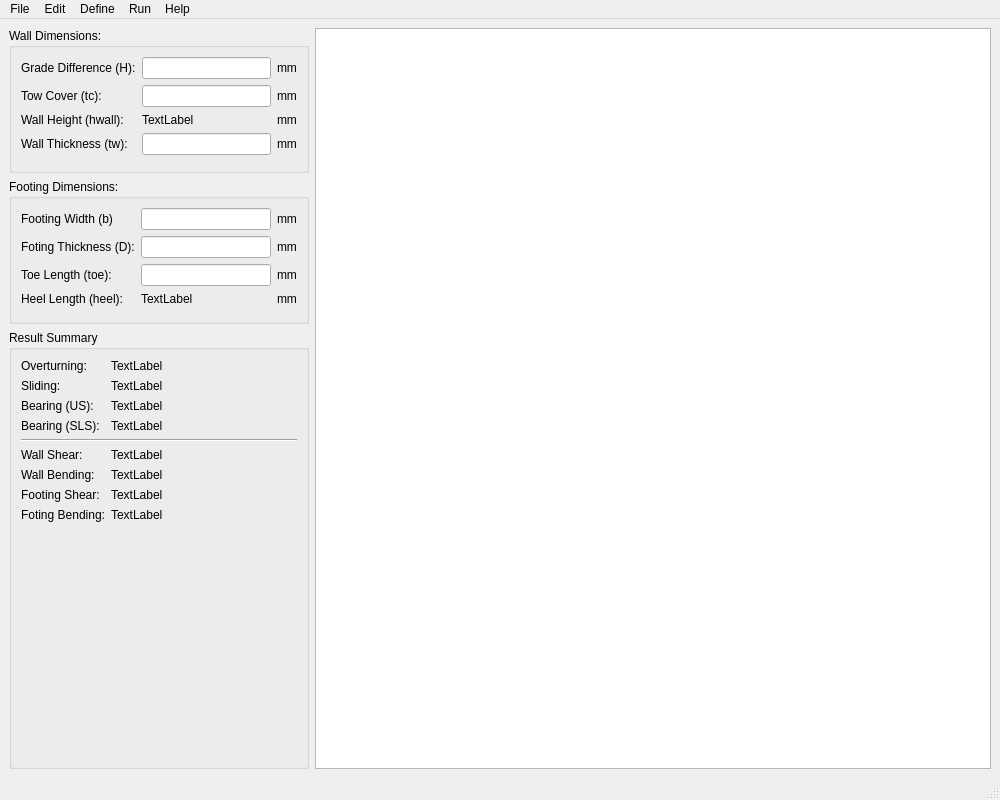
<?xml version="1.0" encoding="UTF-8"?>
<ui version="4.0">
 <class>mw_MainWindow</class>
 <widget class="QMainWindow" name="mw_MainWindow">
  <property name="geometry">
   <rect>
    <x>0</x>
    <y>0</y>
    <width>1000</width>
    <height>800</height>
   </rect>
  </property>
  <property name="minimumSize">
   <size>
    <width>1000</width>
    <height>800</height>
   </size>
  </property>
  <property name="maximumSize">
   <size>
    <width>99999</width>
    <height>99999</height>
   </size>
  </property>
  <property name="windowTitle">
   <string>MainWindow</string>
  </property>
  <widget class="QWidget" name="centralwidget">
   <layout class="QGridLayout" name="gridLayout_2">
    <item row="2" column="0">
     <widget class="QGroupBox" name="groupBox_3">
      <property name="minimumSize">
       <size>
        <width>300</width>
        <height>0</height>
       </size>
      </property>
      <property name="maximumSize">
       <size>
        <width>300</width>
        <height>16777215</height>
       </size>
      </property>
      <property name="title">
       <string>Result Summary</string>
      </property>
      <layout class="QFormLayout" name="formLayout">
       <item row="0" column="0">
        <widget class="QLabel" name="label_6">
         <property name="text">
          <string>Overturning:</string>
         </property>
        </widget>
       </item>
       <item row="0" column="1">
        <widget class="QLabel" name="label_7">
         <property name="text">
          <string>TextLabel</string>
         </property>
        </widget>
       </item>
       <item row="1" column="0">
        <widget class="QLabel" name="label_14">
         <property name="text">
          <string>Sliding:</string>
         </property>
        </widget>
       </item>
       <item row="1" column="1">
        <widget class="QLabel" name="label_15">
         <property name="text">
          <string>TextLabel</string>
         </property>
        </widget>
       </item>
       <item row="2" column="0">
        <widget class="QLabel" name="label_16">
         <property name="text">
          <string>Bearing (US):</string>
         </property>
        </widget>
       </item>
       <item row="2" column="1">
        <widget class="QLabel" name="label_17">
         <property name="text">
          <string>TextLabel</string>
         </property>
        </widget>
       </item>
       <item row="4" column="0" colspan="2">
        <widget class="Line" name="line_3">
         <property name="orientation">
          <enum>Qt::Orientation::Horizontal</enum>
         </property>
        </widget>
       </item>
       <item row="5" column="0">
        <widget class="QLabel" name="label_18">
         <property name="text">
          <string>Wall Shear:</string>
         </property>
        </widget>
       </item>
       <item row="5" column="1">
        <widget class="QLabel" name="label_19">
         <property name="text">
          <string>TextLabel</string>
         </property>
        </widget>
       </item>
       <item row="6" column="0">
        <widget class="QLabel" name="label_20">
         <property name="text">
          <string>Wall Bending:</string>
         </property>
        </widget>
       </item>
       <item row="6" column="1">
        <widget class="QLabel" name="label_21">
         <property name="text">
          <string>TextLabel</string>
         </property>
        </widget>
       </item>
       <item row="3" column="0">
        <widget class="QLabel" name="label_22">
         <property name="text">
          <string>Bearing (SLS):</string>
         </property>
        </widget>
       </item>
       <item row="3" column="1">
        <widget class="QLabel" name="label_23">
         <property name="text">
          <string>TextLabel</string>
         </property>
        </widget>
       </item>
       <item row="7" column="0">
        <widget class="QLabel" name="label_24">
         <property name="text">
          <string>Footing Shear:</string>
         </property>
        </widget>
       </item>
       <item row="7" column="1">
        <widget class="QLabel" name="label_25">
         <property name="text">
          <string>TextLabel</string>
         </property>
        </widget>
       </item>
       <item row="8" column="0">
        <widget class="QLabel" name="label_26">
         <property name="text">
          <string>Foting Bending:</string>
         </property>
        </widget>
       </item>
       <item row="8" column="1">
        <widget class="QLabel" name="label_27">
         <property name="text">
          <string>TextLabel</string>
         </property>
        </widget>
       </item>
       <item row="9" column="0" colspan="2">
        <spacer name="verticalSpacer">
         <property name="orientation">
          <enum>Qt::Orientation::Vertical</enum>
         </property>
         <property name="sizeHint" stdset="0">
          <size>
           <width>20</width>
           <height>40</height>
          </size>
         </property>
        </spacer>
       </item>
      </layout>
     </widget>
    </item>
    <item row="0" column="2" rowspan="3">
     <widget class="QGraphicsView" name="gv_main_canvas">
      <property name="backgroundBrush">
       <brush brushstyle="CrossPattern">
        <color alpha="255">
         <red>199</red>
         <green>199</green>
         <blue>199</blue>
        </color>
       </brush>
      </property>
      <property name="foregroundBrush">
       <brush brushstyle="CrossPattern">
        <color alpha="255">
         <red>0</red>
         <green>0</green>
         <blue>0</blue>
        </color>
       </brush>
      </property>
     </widget>
    </item>
    <item row="1" column="0">
     <widget class="QGroupBox" name="groupBox_2">
      <property name="minimumSize">
       <size>
        <width>300</width>
        <height>0</height>
       </size>
      </property>
      <property name="maximumSize">
       <size>
        <width>300</width>
        <height>9868686</height>
       </size>
      </property>
      <property name="title">
       <string>Footing Dimensions:</string>
      </property>
      <layout class="QGridLayout" name="gridLayout_3">
       <item row="3" column="0">
        <widget class="QLabel" name="label_9">
         <property name="text">
          <string>Heel Length (heel):</string>
         </property>
        </widget>
       </item>
       <item row="2" column="2">
        <widget class="QLabel" name="label_11">
         <property name="text">
          <string>mm</string>
         </property>
        </widget>
       </item>
       <item row="0" column="1">
        <widget class="QLineEdit" name="le_footing_width"/>
       </item>
       <item row="2" column="0">
        <widget class="QLabel" name="label_5">
         <property name="text">
          <string>Toe Length (toe):</string>
         </property>
        </widget>
       </item>
       <item row="3" column="1">
        <widget class="QLabel" name="tl_heel_length">
         <property name="text">
          <string>TextLabel</string>
         </property>
        </widget>
       </item>
       <item row="1" column="0">
        <widget class="QLabel" name="label_4">
         <property name="text">
          <string>Foting Thickness (D):</string>
         </property>
        </widget>
       </item>
       <item row="1" column="1">
        <widget class="QLineEdit" name="le_footing_thickness"/>
       </item>
       <item row="1" column="2">
        <widget class="QLabel" name="tl_footing_thickness">
         <property name="text">
          <string>mm</string>
         </property>
        </widget>
       </item>
       <item row="3" column="2">
        <widget class="QLabel" name="label_13">
         <property name="text">
          <string>mm</string>
         </property>
        </widget>
       </item>
       <item row="2" column="1">
        <widget class="QLineEdit" name="le_toe_length">
         <property name="text">
          <string/>
         </property>
         <property name="placeholderText">
          <string/>
         </property>
        </widget>
       </item>
       <item row="0" column="0">
        <widget class="QLabel" name="label_3">
         <property name="text">
          <string>Footing Width (b)</string>
         </property>
        </widget>
       </item>
       <item row="0" column="2">
        <widget class="QLabel" name="tl_footing_width">
         <property name="text">
          <string>mm</string>
         </property>
        </widget>
       </item>
       <item row="4" column="1">
        <widget class="Line" name="line">
         <property name="orientation">
          <enum>Qt::Orientation::Vertical</enum>
         </property>
        </widget>
       </item>
      </layout>
     </widget>
    </item>
    <item row="0" column="0">
     <widget class="QGroupBox" name="groupBox">
      <property name="minimumSize">
       <size>
        <width>300</width>
        <height>0</height>
       </size>
      </property>
      <property name="maximumSize">
       <size>
        <width>300</width>
        <height>16777215</height>
       </size>
      </property>
      <property name="title">
       <string>Wall Dimensions:</string>
      </property>
      <layout class="QGridLayout" name="gridLayout">
       <item row="0" column="1">
        <widget class="QLineEdit" name="le_grade_difference"/>
       </item>
       <item row="1" column="1">
        <widget class="QLineEdit" name="le_toe_cover"/>
       </item>
       <item row="1" column="0">
        <widget class="QLabel" name="label_10">
         <property name="text">
          <string>Tow Cover (tc):</string>
         </property>
        </widget>
       </item>
       <item row="0" column="0">
        <widget class="QLabel" name="label">
         <property name="text">
          <string>Grade Difference (H):</string>
         </property>
        </widget>
       </item>
       <item row="1" column="2">
        <widget class="QLabel" name="tl_toe_cover">
         <property name="text">
          <string>mm</string>
         </property>
        </widget>
       </item>
       <item row="4" column="0">
        <widget class="QLabel" name="label_2">
         <property name="text">
          <string>Wall Thickness (tw):</string>
         </property>
        </widget>
       </item>
       <item row="4" column="2">
        <widget class="QLabel" name="tl_wall_thickness">
         <property name="text">
          <string>mm</string>
         </property>
        </widget>
       </item>
       <item row="4" column="1">
        <widget class="QLineEdit" name="le_wall_thickness"/>
       </item>
       <item row="0" column="2">
        <widget class="QLabel" name="tl_grade_difference">
         <property name="text">
          <string>mm</string>
         </property>
        </widget>
       </item>
       <item row="3" column="2">
        <widget class="QLabel" name="label_12">
         <property name="text">
          <string>mm</string>
         </property>
        </widget>
       </item>
       <item row="3" column="0">
        <widget class="QLabel" name="label_8">
         <property name="text">
          <string>Wall Height (hwall):</string>
         </property>
        </widget>
       </item>
       <item row="3" column="1">
        <widget class="QLabel" name="tl_wall_height">
         <property name="text">
          <string>TextLabel</string>
         </property>
        </widget>
       </item>
       <item row="5" column="1">
        <widget class="Line" name="line_2">
         <property name="orientation">
          <enum>Qt::Orientation::Vertical</enum>
         </property>
        </widget>
       </item>
      </layout>
     </widget>
    </item>
   </layout>
  </widget>
  <widget class="QMenuBar" name="menubar">
   <property name="geometry">
    <rect>
     <x>0</x>
     <y>0</y>
     <width>1000</width>
     <height>23</height>
    </rect>
   </property>
   <widget class="QMenu" name="menuFile">
    <property name="title">
     <string>File</string>
    </property>
    <addaction name="a_new"/>
    <addaction name="a_open"/>
    <addaction name="a_save"/>
    <addaction name="a_saveas"/>
    <addaction name="separator"/>
    <addaction name="a_preferences"/>
    <addaction name="separator"/>
    <addaction name="a_exit"/>
   </widget>
   <widget class="QMenu" name="menuEdit">
    <property name="title">
     <string>Edit</string>
    </property>
   </widget>
   <widget class="QMenu" name="menuDefine">
    <property name="title">
     <string>Define</string>
    </property>
    <addaction name="a_defineSoil"/>
    <addaction name="a_defineMaterials"/>
    <addaction name="a_defineSurchargeLoads"/>
    <addaction name="a_defineWallLoads"/>
    <addaction name="a_defineSeismicLoads"/>
   </widget>
   <widget class="QMenu" name="menuRun">
    <property name="title">
     <string>Run</string>
    </property>
   </widget>
   <widget class="QMenu" name="menuHelp">
    <property name="title">
     <string>Help</string>
    </property>
    <addaction name="a_about"/>
   </widget>
   <addaction name="menuFile"/>
   <addaction name="menuEdit"/>
   <addaction name="menuDefine"/>
   <addaction name="menuRun"/>
   <addaction name="menuHelp"/>
  </widget>
  <widget class="QStatusBar" name="statusbar"/>
  <action name="a_about">
   <property name="text">
    <string>About</string>
   </property>
  </action>
  <action name="a_new">
   <property name="text">
    <string>New</string>
   </property>
  </action>
  <action name="a_open">
   <property name="text">
    <string>Open</string>
   </property>
  </action>
  <action name="a_save">
   <property name="text">
    <string>Save</string>
   </property>
  </action>
  <action name="a_saveas">
   <property name="text">
    <string>Save As</string>
   </property>
  </action>
  <action name="a_exit">
   <property name="text">
    <string>Exit</string>
   </property>
  </action>
  <action name="a_preferences">
   <property name="text">
    <string>Preferences</string>
   </property>
  </action>
  <action name="a_defineSoil">
   <property name="text">
    <string>Soil</string>
   </property>
  </action>
  <action name="a_defineMaterials">
   <property name="text">
    <string>Materials</string>
   </property>
  </action>
  <action name="a_defineSurchargeLoads">
   <property name="text">
    <string>Surcharge Loads</string>
   </property>
  </action>
  <action name="a_defineWallLoads">
   <property name="text">
    <string>Wall Loads</string>
   </property>
  </action>
  <action name="a_defineSeismicLoads">
   <property name="text">
    <string>Semsic Loads</string>
   </property>
  </action>
 </widget>
 <tabstops>
  <tabstop>le_grade_difference</tabstop>
  <tabstop>le_toe_cover</tabstop>
  <tabstop>le_wall_thickness</tabstop>
  <tabstop>le_footing_width</tabstop>
  <tabstop>le_footing_thickness</tabstop>
  <tabstop>le_toe_length</tabstop>
  <tabstop>gv_main_canvas</tabstop>
 </tabstops>
 <resources/>
 <connections/>
</ui>
